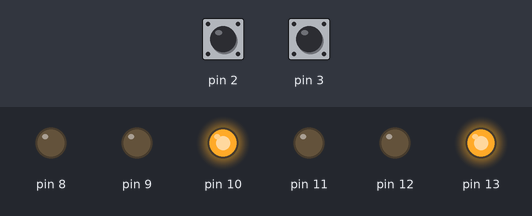
A sketch run on a simulated Arduino Uno, built with avr-gcc and run on an emulated ATmega328P. Shown: output pins drawn as LEDs (lit = HIGH). Dashed ring = blinking. The inputs (shaded band) are chosen by the test bench; at power-on: pin 2 HIGH, pin 3 HIGH.

Above: at 1.2 s.
1.3 s: pin 2 driven LOW
At 3.59 s:
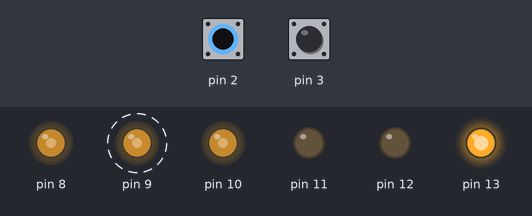
4.3 s: pin 3 driven LOW
7.3 s: pin 2 pulsed HIGH 2 times (0.12 s each, 0.3 s apart)
At 8.2 s:
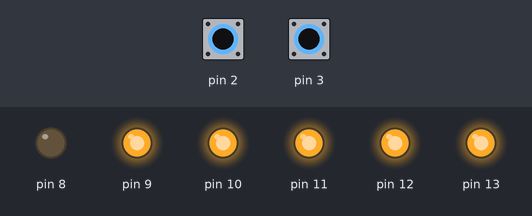
9.4 s: pin 3 pulsed HIGH 5 times (0.12 s each, 0.3 s apart)
At 11.8 s:
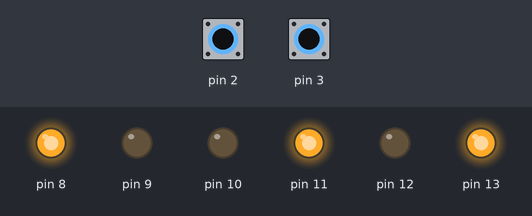
Timing chart, 0 to 13.3 s (numbered marks = the images above; inputs shaded):
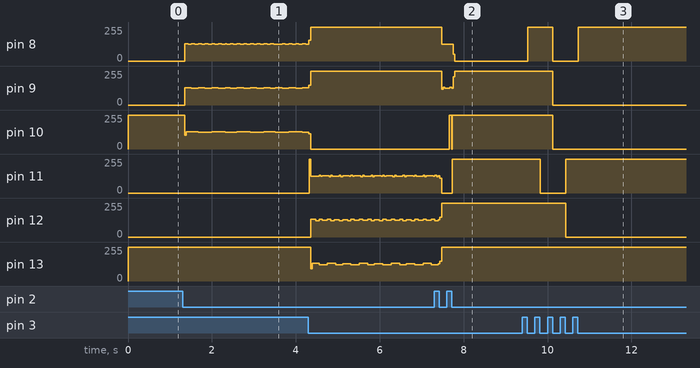

The sketch:

Snake.ino
```cpp
void converter(int A,int B,int C,int f){
  int d;
  if(f>=0){
    d=f%8;}
  else{
       while(f<0){
         f=f+8;}
     d=f%8;}

if(d==0){
digitalWrite(A, 0);
digitalWrite(B, 0);
digitalWrite(C, 0);
}
if(d==1){
digitalWrite(A, 1);
digitalWrite(B, 0);
digitalWrite(C, 0);
}
if(d==2){
digitalWrite(A, 0);
digitalWrite(B, 1);
digitalWrite(C, 0);
}
if(d==3){
digitalWrite(A, 1);
digitalWrite(B, 1);
digitalWrite(C, 0);
}
if(d==4){
digitalWrite(A, 0);
digitalWrite(B, 0);
digitalWrite(C, 1);
}
if(d==5){
digitalWrite(A, 1);
digitalWrite(B, 0);
digitalWrite(C, 1);
}
if(d==6){
digitalWrite(A, 0);
digitalWrite(B, 1);
digitalWrite(C, 1);
}
if(d==7){
digitalWrite(A, 1);
digitalWrite(B, 1);
digitalWrite(C, 1);
}
else{}

}
int c=0,x=4,y=4,d=1,l=3,j=1;
int body[5][2];
int h[2][2];
int f,g;
//-------- Void Setup -------------
void setup(){
int a;
for(a=0;a<8;a++){
 pinMode(a,INPUT);
}
for(a=8;a<14;a++){
 pinMode(a,OUTPUT);
}
attachInterrupt(0, button1 , FALLING);
attachInterrupt(1, button2 , FALLING);

converter(8,9,10,4);
converter(11,12,13,4);
body[0][0]=x;
body[0][1]=y;
body[1][0]=x-1;
body[1][1]=y;
body[2][0]=x-2;
body[2][1]=y;
}
//-------- Void Loop -------------
void loop(){
 if(c==1){
   d=1;
   x--;
 }
 if(c==2){
     d=2;
       x++;
 }
 if(c==3){
   d=3;
   y--;
 }
 if(c==4){
   d=4;
  y++;
 }
 //MEMORY
 h[0][0]=body[1][0];
 h[0][1]=body[1][1];
 body[1][0]=body[0][0];
 body[1][1]=body[0][1];
 h[1][0]=body[2][0];
 h[1][1]=body[2][1];
 body[2][0]=h[0][0];
 body[2][1]=h[0][1];
 if(l%2==1){
   int i;
        for(i=3;i<l;i=i+2){
          h[0][0]=body[i][0];
          h[0][1]=body[i][1];
          body[i][0]=h[1][0];
          body[i][1]=h[1][1];
          h[1][0]=body[i+1][0];
          h[1][1]=body[i+1][1];
          body[i+1][0]=h[0][0];
          body[i+1][1]=h[0][1];
        }
 }
 else{
   int i;
        for(i=3;i<l-1;i=i+2){
          h[0][0]=body[i][0];
          h[0][1]=body[i][1];
          body[i][0]=h[1][0];
          body[i][1]=h[1][1];
          h[1][0]=body[i+1][0];
          h[1][1]=body[i+1][1];
          body[i+1][0]=h[0][0];
          body[i+1][1]=h[0][1];
        }
        h[0][0]=body[l-1][0];
          h[0][1]=body[l-1][1];
          body[l-1][0]=h[1][0];
          body[l-1][1]=h[1][1];
 }
  body[0][0]=x;
  body[0][1]=y;
  if(j==1){
    body[0][0]=x;
body[0][1]=y;
body[1][0]=x-1;
body[1][1]=y;
body[2][0]=x-2;
body[2][1]=y;
j++;}
  //DISPLAY
  for(f=0;f<30;f++){
    for(g=l;g<=l;g++){
  converter(8,9,10,body[g-1][1]);
  converter(11,12,13,body[g-1][0]);
  delay(1/l);
    }
  }
}
//----Interrupt Functions-------
void button1(){
  if(d==1||d==2){
    l++;
    c=3;}
   else if(d==3||d==4){
     l++;
    c=2;}
}
void button2(){
if(d==1||d==2){
    c=4;
    }
   else if(d==3||d==4){
    c=1;}
}
```

Measured:
- after the input at 1.3 s, pin 8: goes 6 × (131/255 0.08 s, 125/255 0.08 s), 131/255 0.04 s, 7 × (125/255 0.08 s, 131/255 0.08 s), 125/255 0.20 s, 3 × (131/255 0.08 s, 125/255 0.08 s), 131/255 0.08 s, then 125/255, starting after 0.05 s; pin 9: alternates 131/255 for 0.16 s and 125/255 for 0.16 s, starting after 0.05 s
- after the input at 7.3 s, pin 8: 255/255 → 125/255 after 0.17 s, → 0/255 0.28 s later; pin 9: 255/255 → 127/255 after 0.17 s, → 255/255 0.20 s later; pin 10: 0/255 → 255/255 after 0.36 s
- after the input at 9.4 s, pin 8: 0/255 → 255/255 after 0.13 s, → 0/255 0.60 s later, → 255/255 0.60 s later; pin 9, pin 10: 255/255 → 0/255 after 0.73 s; pin 11: 255/255 → 0/255 after 0.43 s, → 255/255 0.60 s later; pin 12: 255/255 → 0/255 after 1.0 s
